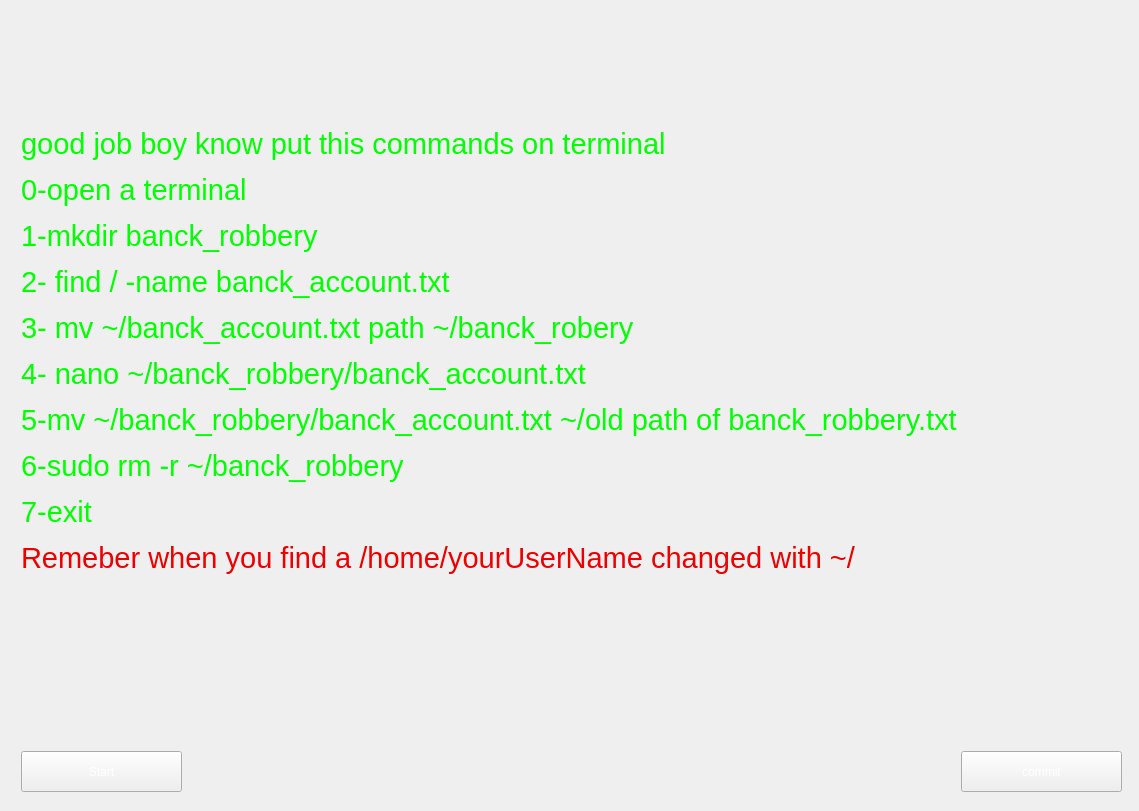
<?xml version="1.0" encoding="UTF-8"?>
<ui version="4.0">
 <class>Widget</class>
 <widget class="QWidget" name="Widget">
  <property name="geometry">
   <rect>
    <x>0</x>
    <y>0</y>
    <width>1139</width>
    <height>811</height>
   </rect>
  </property>
  <property name="windowTitle">
   <string>Widget</string>
  </property>
  <property name="styleSheet">
   <string notr="true">background:url(:/new/prefix1/fsociety-logo-mr_robot-tv_series-(10422).jpg)</string>
  </property>
  <layout class="QGridLayout" name="gridLayout">
   <item row="0" column="1">
    <widget class="QStackedWidget" name="stackedWidget">
     <property name="currentIndex">
      <number>1</number>
     </property>
     <widget class="QWidget" name="page">
      <layout class="QGridLayout" name="gridLayout_2">
       <item row="1" column="1">
        <widget class="QSpinBox" name="choix_1"/>
       </item>
       <item row="2" column="1">
        <widget class="QSpinBox" name="choix_2"/>
       </item>
       <item row="3" column="1">
        <widget class="QSpinBox" name="choix_3"/>
       </item>
       <item row="6" column="1">
        <widget class="QSpinBox" name="choix_6"/>
       </item>
       <item row="5" column="1">
        <widget class="QSpinBox" name="choix_5"/>
       </item>
       <item row="2" column="0">
        <widget class="QLabel" name="question2">
         <property name="styleSheet">
          <string notr="true">background:none;
background-color:none ;
color:rgb(255, 255, 255);font: 16pt &quot;Sans Serif&quot;;</string>
         </property>
         <property name="text">
          <string>TextLabel</string>
         </property>
        </widget>
       </item>
       <item row="6" column="0">
        <widget class="QLabel" name="question6">
         <property name="styleSheet">
          <string notr="true">background:none;
background-color:none ;
color:rgb(255, 255, 255);font: 16pt &quot;Sans Serif&quot;;</string>
         </property>
         <property name="text">
          <string>TextLabel</string>
         </property>
        </widget>
       </item>
       <item row="4" column="1">
        <widget class="QSpinBox" name="choix_4"/>
       </item>
       <item row="3" column="0">
        <widget class="QLabel" name="question3">
         <property name="styleSheet">
          <string notr="true">background:none;
background-color:none ;
color:rgb(255, 255, 255);
font: 16pt &quot;Sans Serif&quot;;</string>
         </property>
         <property name="text">
          <string>TextLabel</string>
         </property>
        </widget>
       </item>
       <item row="7" column="0">
        <widget class="QLabel" name="question7">
         <property name="styleSheet">
          <string notr="true">background:none;
background-color:none ;
color:rgb(255, 255, 255);font: 16pt &quot;Sans Serif&quot;;</string>
         </property>
         <property name="text">
          <string>TextLabel</string>
         </property>
        </widget>
       </item>
       <item row="1" column="0">
        <widget class="QLabel" name="question1">
         <property name="styleSheet">
          <string notr="true">background:none;
background-color:none ;
color:rgb(255, 255, 255);font: 16pt &quot;Sans Serif&quot;;</string>
         </property>
         <property name="text">
          <string>TextLabel</string>
         </property>
        </widget>
       </item>
       <item row="7" column="1">
        <widget class="QSpinBox" name="choix_7"/>
       </item>
       <item row="4" column="0">
        <widget class="QLabel" name="question4">
         <property name="styleSheet">
          <string notr="true">background:none;
background-color:none ;
color:rgb(255, 255, 255);font: 16pt &quot;Sans Serif&quot;;</string>
         </property>
         <property name="text">
          <string>TextLabel</string>
         </property>
        </widget>
       </item>
       <item row="5" column="0">
        <widget class="QLabel" name="question5">
         <property name="styleSheet">
          <string notr="true">background:none;
background-color:none ;
color:rgb(255, 255, 255);font: 16pt &quot;Sans Serif&quot;;</string>
         </property>
         <property name="text">
          <string>TextLabel</string>
         </property>
        </widget>
       </item>
       <item row="0" column="0" colspan="2">
        <widget class="QLabel" name="label">
         <property name="sizePolicy">
          <sizepolicy hsizetype="Fixed" vsizetype="Fixed">
           <horstretch>0</horstretch>
           <verstretch>0</verstretch>
          </sizepolicy>
         </property>
         <property name="styleSheet">
          <string notr="true">background:none;
background-color:none ;
color:rgb(255, 255, 255);</string>
         </property>
         <property name="text">
          <string>&lt;html&gt;&lt;head/&gt;&lt;body&gt;&lt;p&gt;&lt;span style=&quot; font-size:14pt;&quot;&gt;ok if you are here that mean you accepted my request and for your first mission&lt;/span&gt;&lt;/p&gt;&lt;p&gt;&lt;span style=&quot; font-size:14pt;&quot;&gt;i need you to transmet a file in a diractory called bank_robbery and change the&lt;/span&gt;&lt;/p&gt;&lt;p&gt;&lt;span style=&quot; font-size:14pt;&quot;&gt;password stored in that file . &lt;/span&gt;&lt;/p&gt;&lt;p&gt;&lt;span style=&quot; font-size:14pt;&quot;&gt;and in order to help you finsh your quest we put all the command line you need in a container all you need to do is &lt;/span&gt;&lt;/p&gt;&lt;p&gt;&lt;span style=&quot; font-size:14pt;&quot;&gt;to order the steps rights and to chose the right command in evry step &lt;/span&gt;&lt;/p&gt;&lt;/body&gt;&lt;/html&gt;</string>
         </property>
        </widget>
       </item>
       <item row="9" column="1">
        <widget class="QPushButton" name="commit">
         <property name="styleSheet">
          <string notr="true">color:rgb(255, 255, 255);
font: 16pt &quot;Sans Serif&quot;;</string>
         </property>
         <property name="text">
          <string>commit </string>
         </property>
         <property name="flat">
          <bool>true</bool>
         </property>
        </widget>
       </item>
       <item row="9" column="0">
        <spacer name="horizontalSpacer">
         <property name="orientation">
          <enum>Qt::Horizontal</enum>
         </property>
         <property name="sizeHint" stdset="0">
          <size>
           <width>828</width>
           <height>20</height>
          </size>
         </property>
        </spacer>
       </item>
      </layout>
     </widget>
     <widget class="QWidget" name="page_2">
      <widget class="QLabel" name="label_2">
       <property name="geometry">
        <rect>
         <x>10</x>
         <y>10</y>
         <width>1111</width>
         <height>661</height>
        </rect>
       </property>
       <property name="styleSheet">
        <string notr="true">background:none;
color:rgb(0, 255, 0)</string>
       </property>
       <property name="text">
        <string>&lt;html&gt;&lt;head/&gt;&lt;body&gt;&lt;p&gt;&lt;span style=&quot; font-size:22pt;&quot;&gt;good job boy know put this commands on terminal &lt;/span&gt;&lt;/p&gt;&lt;p&gt;&lt;span style=&quot; font-size:22pt;&quot;&gt;0-open a terminal &lt;/span&gt;&lt;/p&gt;&lt;p&gt;&lt;span style=&quot; font-size:22pt;&quot;&gt;1-mkdir banck_robbery&lt;/span&gt;&lt;/p&gt;&lt;p&gt;&lt;span style=&quot; font-size:22pt;&quot;&gt;2- find / -name banck_account.txt&lt;/span&gt;&lt;/p&gt;&lt;p&gt;&lt;span style=&quot; font-size:22pt;&quot;&gt;3- mv ~/banck_account.txt path ~/banck_robery&lt;/span&gt;&lt;/p&gt;&lt;p&gt;&lt;span style=&quot; font-size:22pt;&quot;&gt;4- nano ~/banck_robbery/banck_account.txt&lt;/span&gt;&lt;/p&gt;&lt;p&gt;&lt;span style=&quot; font-size:22pt;&quot;&gt;5-mv ~/banck_robbery/banck_account.txt ~/old path of banck_robbery.txt&lt;/span&gt;&lt;/p&gt;&lt;p&gt;&lt;span style=&quot; font-size:22pt;&quot;&gt;6-sudo rm -r ~/banck_robbery&lt;/span&gt;&lt;/p&gt;&lt;p&gt;&lt;span style=&quot; font-size:22pt;&quot;&gt;7-exit &lt;/span&gt;&lt;/p&gt;&lt;p&gt;&lt;span style=&quot; font-size:22pt; color:#ec0000;&quot;&gt;Remeber when you find a /home/yourUserName changed with ~/&lt;/span&gt;&lt;/p&gt;&lt;/body&gt;&lt;/html&gt;</string>
       </property>
      </widget>
      <widget class="QPushButton" name="start">
       <property name="geometry">
        <rect>
         <x>10</x>
         <y>740</y>
         <width>161</width>
         <height>41</height>
        </rect>
       </property>
       <property name="styleSheet">
        <string notr="true">font: 16pt &quot;Sans Serif&quot;;
backgroud:none;
color:rgb(255, 255, 255)</string>
       </property>
       <property name="text">
        <string>Start</string>
       </property>
      </widget>
      <widget class="QPushButton" name="commit_2">
       <property name="geometry">
        <rect>
         <x>950</x>
         <y>740</y>
         <width>161</width>
         <height>41</height>
        </rect>
       </property>
       <property name="styleSheet">
        <string notr="true">font: 16pt &quot;Sans Serif&quot;;
backgroud:none;
color:rgb(255, 255, 255)</string>
       </property>
       <property name="text">
        <string>commit</string>
       </property>
      </widget>
     </widget>
    </widget>
   </item>
  </layout>
 </widget>
 <layoutdefault spacing="6" margin="11"/>
 <resources/>
 <connections/>
</ui>
